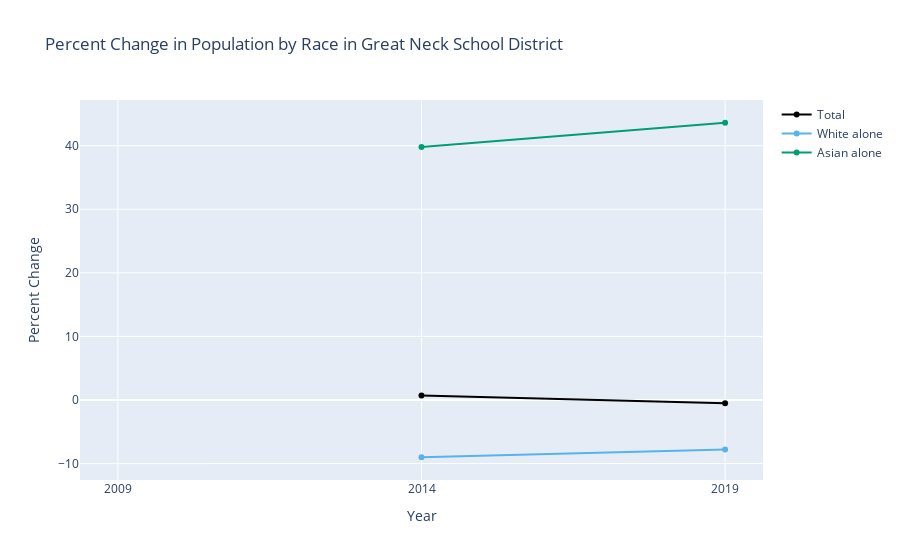

The cell this chart's notebook holds for it:
### Code cell
df_percent_change = pct_change_multiyear(df)
print(df_percent_change)

graph_multiyear(
    df=df_percent_change,
    title="Percent Change in Population by Race in Great Neck School District",
    yaxis_title="Percent Change",
    y_cols=["Total", "White alone", "Asian alone"]    
)

### Figure 1 — Plotly figure (JSON) as saved in the notebook; plotly's stock layout.template omitted (floating-point values rounded to 4 significant figures)
{"data": [{"hovertemplate": "Year: %{x}<br>Total: %{y:,}<extra></extra>", "line": {"color": "black"}, "mode": "lines+markers", "name": "Total", "type": "scatter", "x": [2009, 2014, 2019], "y": [null, 0.7, -0.5]}, {"hovertemplate": "Year: %{x}<br>White alone: %{y:,}<extra></extra>", "line": {"color": "#56B4E9"}, "mode": "lines+markers", "name": "White alone", "type": "scatter", "x": [2009, 2014, 2019], "y": [null, -9, -7.8]}, {"hovertemplate": "Year: %{x}<br>Asian alone: %{y:,}<extra></extra>", "line": {"color": "#009E73"}, "mode": "lines+markers", "name": "Asian alone", "type": "scatter", "x": [2009, 2014, 2019], "y": [null, 39.8, 43.6]}], "layout": {"title": {"text": "Percent Change in Population by Race in Great Neck School District"}, "xaxis": {"tickmode": "array", "ticktext": ["2009", "2014", "2019"], "tickvals": [2009, 2014, 2019], "title": {"text": "Year"}}, "yaxis": {"title": {"text": "Percent Change"}}}}
